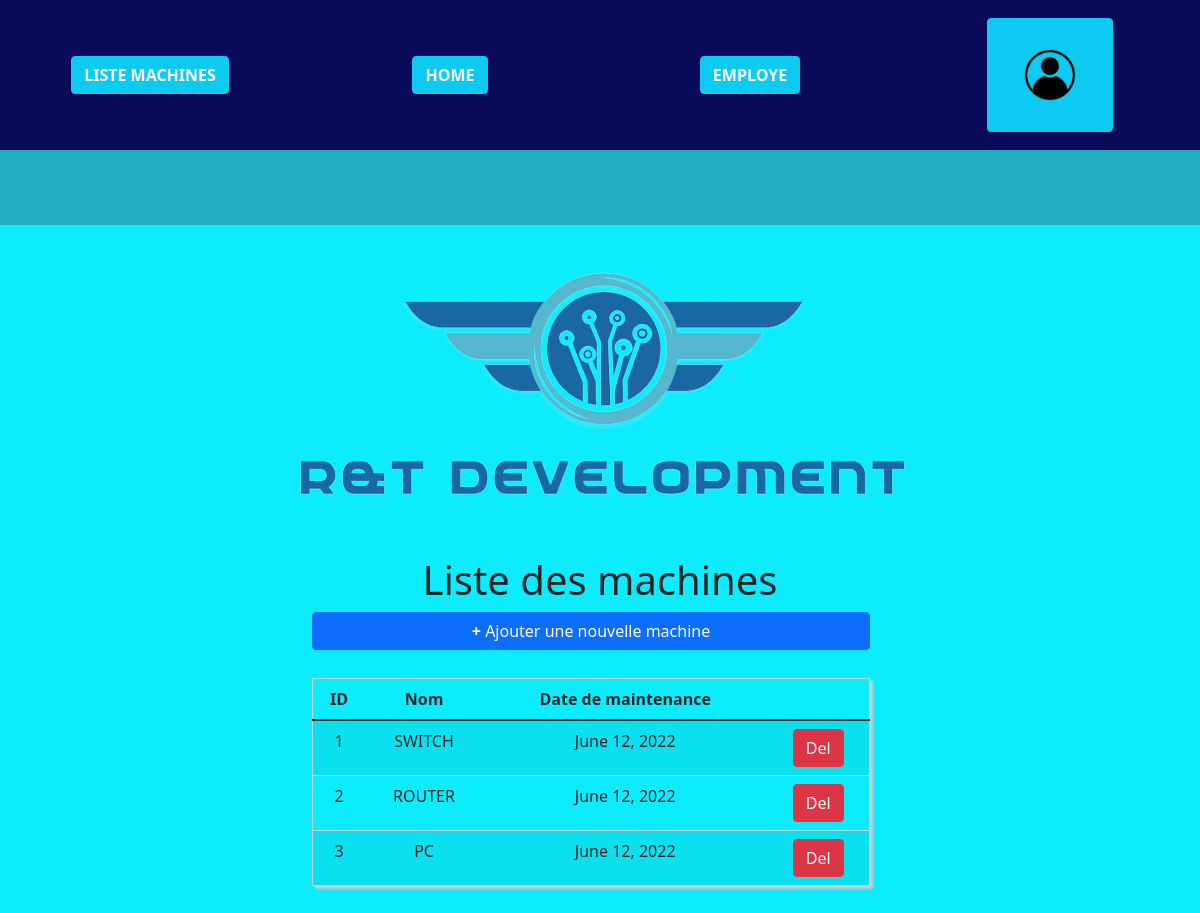
Page /computerApp/machines/ on the committed database.
### computerApp/models.py (models this page shows)
class Machine(models.Model):
    TYPE = (
        ('PC', ('PC - Run windows ')) ,
        ('Mac', ( ' MAc - Run MacOS ')) ,
        ('Serveur', ('Serveur - Simple Server to deploy virtual machines')),
        ('Switch', ('Switch - To maintains and connect servers')),
    )
    id = models.AutoField(primary_key=True, editable=False)
    nom = models.CharField(max_length=6)
    maintenanceDate = models.DateField(default = datetime.now())
    mach = models.CharField(max_length=32, choices=TYPE, default='PC')

### computerApp/views.py (the view)
# urls.py: path('machines/', views.machine_list_view, name='machines'),
def machine_list_view (request) :
	machines = Machine.objects.all()
	context = {'machines': machines}
	return render(request, 'computerapp/machine_list.html',context)

### computerApp/templates/computerapp/machine_list.html (shortened to what this page needs)
{% extends "index.html" %}
{% block content %}
    <div class="container liste-machine">
        <h1> Liste des machines</h1>
        <div class="row col-md-6 col-md-offset-2 custyle">
        <table class="table table-striped custab">
        <thead>
        <a href="#" class="btn btn-primary btn-xs pull-right"><b>+</b> Ajouter une nouvelle machine</a>
            <tr>
                <th>ID</th>
                <th>Nom</th>
                <th>Date de maintenance</th>
            </tr>
        </thead>
                {% if machines %}
                {% for machine in machines %}
                <tr>
                    <td>{{ machine.id }}</td>
                    <td>{{machine.nom}}</td>
                    <td>{{machine.maintenanceDate }}</td>
                    <td class="text-center"><a href="#" class="btn btn-danger btn-xs"> Del</a></td>
                </tr>
                {% endfor %}
                {% else %}
                <p> Il n'y a pas de machine. </p>
                {% endif %}
        </table>
        </div>
    </div>
{% endblock %}

### computerApp/templates/index.html (style rules this page uses)
body { background-color: rgb(12, 236, 252); }
.liste-machine { float: center; text-align: center; vertical-align: center; border-style: solid 2px black; }
.custyle { float: center; text-align: center; vertical-align: center; margin-left: 270px; border-style: solid 2px black; }
a { color : white; text-decoration: none; }
.custab { border: 1px solid #ccc; padding: 5px; margin: 5% 0; box-shadow: 3px 3px 2px #ccc; transition: 0.5s; }

### rows in the picture
Machine: id "1", nom "SWITCH", maintenanceDate "June 12, 2022"
Machine: id "2", nom "ROUTER", maintenanceDate "June 12, 2022"
Machine: id "3", nom "PC", maintenanceDate "June 12, 2022"
